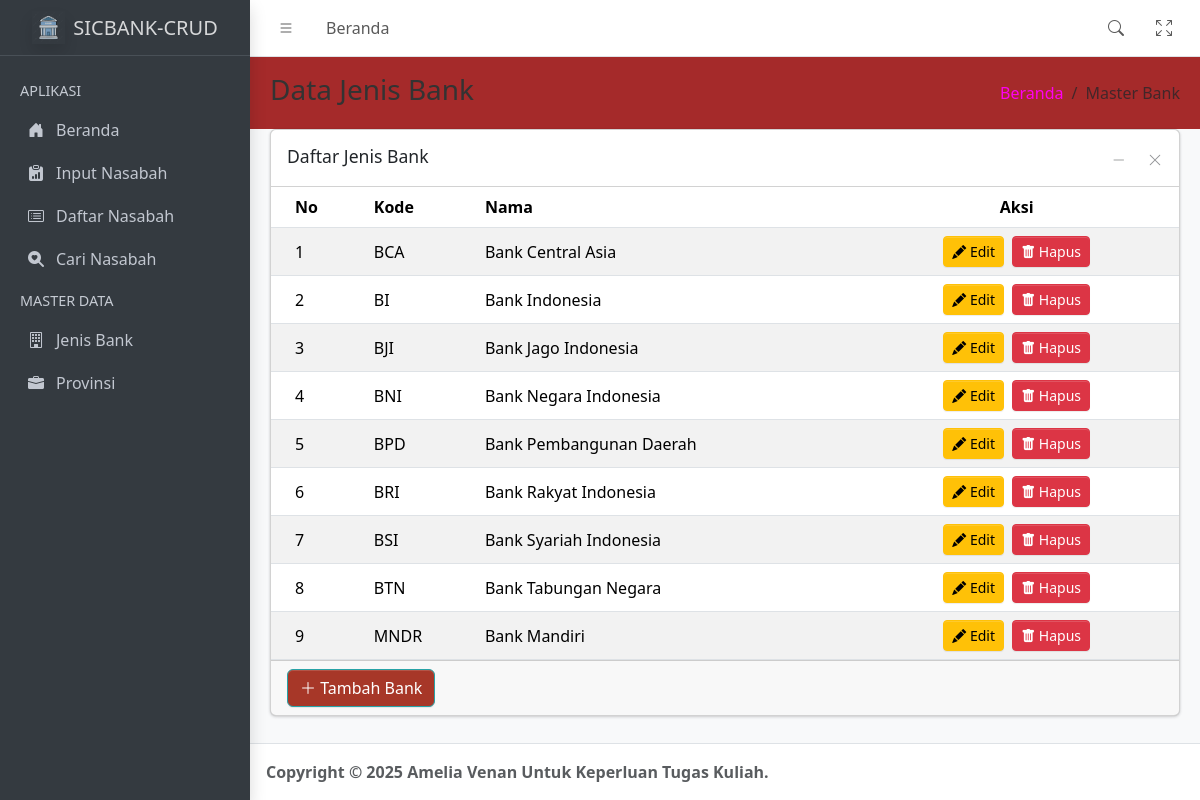
/master-prodi-list.php, run on the app's committed database.
### tables this page shows
CREATE TABLE `tb_jenis_bank` (
  `kode_bank` char(10) NOT NULL,
  `nm_bank` char(50) NOT NULL,
  PRIMARY KEY (`kode_bank`)
);

### config/db-config.php (called while the page is built, shortened)
<?php
class Database {
    private $db_host = "localhost";
    private $db_user = "root";
    private $db_pass = "";
    private $db_name = "db_nasabah";
    public function getConnection(){
        try{
            $this->conn = new mysqli($this->db_host, $this->db_user, $this->db_pass, $this->db_name);
        } catch(Exception $e){
            die("Connection error: " . $e->getMessage());
        }
    }
}
?>

### config/class-master.php (called while the page is built, shortened)
<?php
include_once 'db-config.php';
class MasterData extends Database {
    public function getBank(){
        $query = "SELECT * FROM tb_jenis_bank";
        $result = $this->conn->query($query);
        $bank = [];
        if ($result->num_rows > 0) {
            while($row = $result->fetch_assoc()) {
                $bank[] = [
                    'id' => $row['kode_bank'],
                    'nama' => $row['nm_bank']
                ];
            }
        }
        return $bank;
    }
}
?>

### master-prodi-list.php (the view, shortened to what this page needs)
<?php
include_once 'config/class-master.php';
$master = new MasterData();
$dataBank = $master->getBank();
?>
<!doctype html>
<html lang="en">
	<head>
		<?php include 'template/header.php'; ?>
	</head>
	<body class="layout-fixed fixed-header fixed-footer sidebar-expand-lg sidebar-open bg-body-tertiary">
		<div class="app-wrapper">
			<?php include 'template/navbar.php'; ?>
			<?php include 'template/sidebar.php'; ?>
			<main class="app-main">
				<div class="app-content-header">
					<div class="container-fluid">
						<div class="row">
							<div class="col-sm-6">
								<h3 class="mb-0">Data Jenis Bank</h3>
							</div>
							<div class="col-sm-6">
								<ol class="breadcrumb float-sm-end">
									<li class="breadcrumb-item"><a href="index.php">Beranda</a></li>
									<li class="breadcrumb-item active" aria-current="page">Master Bank</li>
								</ol>
							</div>
						</div>
					</div>
				</div>
				<div class="app-content">
					<div class="container-fluid">
						<div class="row">
							<div class="col-12">
								<div class="card">
									<div class="card-header">
										<h3 class="card-title">Daftar Jenis Bank</h3>
										<div class="card-tools">
											<button type="button" class="btn btn-tool" data-lte-toggle="card-collapse" title="Collapse">
												<i data-lte-icon="collapse" class="bi bi-dash-lg"></i>
											</button>
											<button type="button" class="btn btn-tool" data-lte-toggle="card-remove" title="Remove">
												<i class="bi bi-x-lg"></i>
											</button>
										</div>
									</div>
									<div class="card-body p-0 table-responsive">
										<table class="table table-striped" role="table">
											<thead>
												<tr>
													<th>No</th>
													<th>Kode</th>
													<th>Nama</th>
													<th class="text-center">Aksi</th>
												</tr>
											</thead>
											<tbody>
												<?php
													if(count($dataBank) == 0){
													    echo '<tr class="align-middle">
															<td colspan="4" class="text-center">Tidak ada data bank.</td>
														</tr>';
													} else {
														foreach ($dataBank as $index => $bank){
															echo '<tr class="align-middle">
																<td>'.($index + 1).'</td>
																<td>'.$bank['id'].'</td>
																<td>'.$bank['nama'].'</td>
																<td class="text-center">
																	<button type="button" class="btn btn-sm btn-warning me-1" onclick="window.location.href=\'master-prodi-edit.php?id='.$bank['id'].'\'"><i class="bi bi-pencil-fill"></i> Edit</button>
																	<button type="button" class="btn btn-sm btn-danger" onclick="if(confirm(\'Yakin ingin menghapus data bank ini?\')){window.location.href=\'proses/proses-prodi.php?aksi=deleteprodi&id='.$bank['id'].'\'}"><i class="bi bi-trash-fill"></i> Hapus</button>
																</td>
															</tr>';
														}
													}
												?>
											</tbody>
										</table>
									</div>
									<div class="card-footer">
										<button type="button" class="btn btn-primary" onclick="window.location.href='master-prodi-input.php'"><i class="bi bi-plus-lg"></i> Tambah Bank</button>
									</div>
								</div>
							</div>
						</div>
					</div>
				</div>
			</main>
			<?php include 'template/footer.php'; ?>
		</div>
	</body>
</html>

### template/header.php (shortened to what this page needs)
<link rel="stylesheet" href="https://cdn.jsdelivr.net/npm/@fontsource/source-sans-3@5.0.12/index.css" media="print" onload="this.media='all'" />
<link rel="stylesheet" href="https://cdn.jsdelivr.net/npm/overlayscrollbars@2.11.0/styles/overlayscrollbars.min.css" />
<link rel="stylesheet" href="https://cdn.jsdelivr.net/npm/bootstrap-icons@1.13.1/font/bootstrap-icons.min.css" />
<link rel="stylesheet" href="assets/css/adminlte.css" />
<link rel="stylesheet" href="assets/css/custom.css" />

### template/navbar.php (shortened to what this page needs)
<nav class="app-header navbar navbar-expand bg-body">
    <div class="container-fluid">
        <ul class="navbar-nav">
            <li class="nav-item">
                <a class="nav-link" data-lte-toggle="sidebar" href="#" role="button">
                    <i class="bi bi-list"></i>
                </a>
            </li>
            <li class="nav-item d-none d-md-block"><a href="index.php" class="nav-link">Beranda</a></li>
        </ul>
        <ul class="navbar-nav ms-auto">
            <li class="nav-item">
                <a class="nav-link" data-widget="navbar-search" href="data-search.php" role="button">
                    <i class="bi bi-search"></i>
                </a>
            </li>
            <li class="nav-item">
                <a class="nav-link" href="#" data-lte-toggle="fullscreen">
                    <i data-lte-icon="maximize" class="bi bi-arrows-fullscreen"></i>
                </a>
            </li>
        </ul>
    </div>
</nav>

### template/sidebar.php
<aside class="app-sidebar bg-body-secondary shadow" data-bs-theme="dark">
    <div class="sidebar-brand">
        <a href="index.php" class="brand-link">
            <img src="assets/img/bank.png" alt="AdminLTE Logo" class="brand-image opacity-75 shadow" />
            <span class="brand-text fw-light">SICBANK-CRUD</span>
        </a>
    </div>
    <div class="sidebar-wrapper">
        <nav class="mt-2">
            <ul class="nav sidebar-menu flex-column" data-lte-toggle="treeview" role="navigation" aria-label="Main navigation" data-accordion="false" id="navigation">
                <li class="nav-header">APLIKASI</li>
                <li class="nav-item">
                    <a href="index.php" class="nav-link">
                        <i class="nav-icon bi bi-house-door-fill"></i>
                        <p>Beranda</p>
                    </a>
                </li>
                <li class="nav-item">
                    <a href="data-input.php" class="nav-link">
                        <i class="nav-icon bi bi-clipboard-data-fill"></i>
                        <p>Input Nasabah</p>
                    </a>
                </li>
                <li class="nav-item">
                    <a href="data-list.php" class="nav-link">
                        <i class="nav-icon bi bi-card-list"></i>
                        <p>Daftar Nasabah</p>
                    </a>
                </li>
                <li class="nav-item">
                    <a href="data-search.php" class="nav-link">
                        <i class="nav-icon bi bi-search-heart-fill"></i>
                        <p>Cari Nasabah</p>
                    </a>
                </li>
                <li class="nav-header">MASTER DATA</li>
                <li class="nav-item">
                    <a href="master-prodi-list.php" class="nav-link">
                        <i class="nav-icon bi bi-building"></i>
                        <p>Jenis Bank</p>
                    </a>
                </li>
                <li class="nav-item">
                    <a href="master-provinsi-list.php" class="nav-link">
                        <i class="nav-icon bi bi-briefcase-fill"></i>
                        <p>Provinsi</p>
                    </a>
                </li>
            </ul>
        </nav>
    </div>
</aside>

### template/footer.php
<footer class="app-footer">
    <strong>
        Copyright &copy; 2025 Amelia Venan Untuk Keperluan Tugas Kuliah.
    </strong>
</footer>

### assets/css/custom.css (style rules this page uses)
body { background-color: #f0fbff; color: #333; }
.btn-primary { background-color: #a73728; color: white; border-color: #28a3a7; }
a { color: #ff00f2; }
.app-content-header { background-color:brown; background-size: cover; }

### data on the page
tb_jenis_bank: kode_bank "BCA", nm_bank "Bank Central Asia"
tb_jenis_bank: kode_bank "BI", nm_bank "Bank Indonesia"
tb_jenis_bank: kode_bank "BJI", nm_bank "Bank Jago Indonesia"
tb_jenis_bank: kode_bank "BNI", nm_bank "Bank Negara Indonesia"
tb_jenis_bank: kode_bank "BPD", nm_bank "Bank Pembangunan Daerah"
tb_jenis_bank: kode_bank "BRI", nm_bank "Bank Rakyat Indonesia"
tb_jenis_bank: kode_bank "BSI", nm_bank "Bank Syariah Indonesia"
tb_jenis_bank: kode_bank "BTN", nm_bank "Bank Tabungan Negara"
tb_jenis_bank: kode_bank "MNDR", nm_bank "Bank Mandiri"
